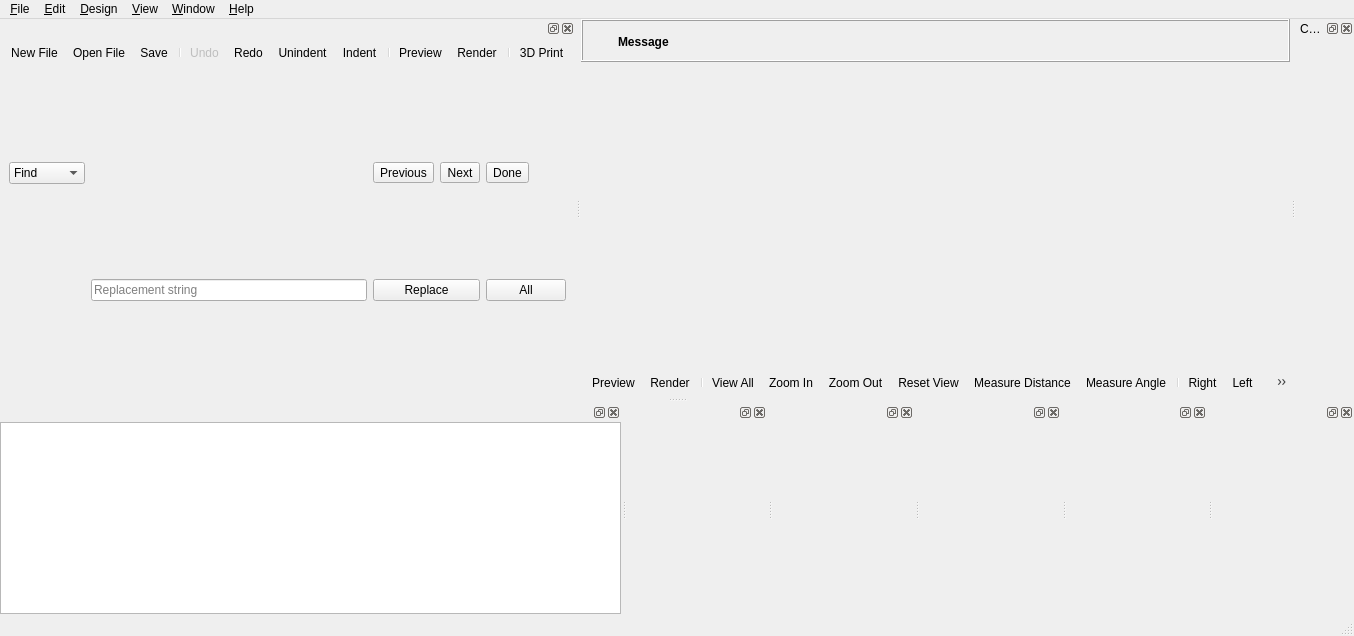
<?xml version="1.0" encoding="UTF-8"?>
<ui version="4.0">
 <class>MainWindow</class>
 <widget class="QMainWindow" name="MainWindow">
  <property name="geometry">
   <rect>
    <x>0</x>
    <y>0</y>
    <width>1354</width>
    <height>636</height>
   </rect>
  </property>
  <widget class="QWidget" name="centralwidget">
   <layout class="QVBoxLayout" name="verticalLayout_2">
    <property name="spacing">
     <number>0</number>
    </property>
    <property name="leftMargin">
     <number>0</number>
    </property>
    <property name="topMargin">
     <number>0</number>
    </property>
    <property name="rightMargin">
     <number>0</number>
    </property>
    <property name="bottomMargin">
     <number>0</number>
    </property>
    <item>
     <widget class="QWidget" name="mainWidget" native="true">
      <property name="sizePolicy">
       <sizepolicy hsizetype="Expanding" vsizetype="Expanding">
        <horstretch>0</horstretch>
        <verstretch>0</verstretch>
       </sizepolicy>
      </property>
      <layout class="QVBoxLayout" name="verticalLayout_3">
       <property name="spacing">
        <number>0</number>
       </property>
       <property name="leftMargin">
        <number>0</number>
       </property>
       <property name="topMargin">
        <number>0</number>
       </property>
       <property name="rightMargin">
        <number>0</number>
       </property>
       <property name="bottomMargin">
        <number>0</number>
       </property>
       <item>
        <widget class="QFrame" name="frameCompileResult">
         <property name="frameShape">
          <enum>QFrame::Shape::Box</enum>
         </property>
         <property name="frameShadow">
          <enum>QFrame::Shadow::Raised</enum>
         </property>
         <layout class="QGridLayout" name="gridLayoutCompileResult">
          <property name="leftMargin">
           <number>6</number>
          </property>
          <property name="topMargin">
           <number>6</number>
          </property>
          <property name="rightMargin">
           <number>6</number>
          </property>
          <property name="bottomMargin">
           <number>4</number>
          </property>
          <property name="horizontalSpacing">
           <number>4</number>
          </property>
          <item row="0" column="1">
           <widget class="QLabel" name="labelCompileResultMessage">
            <property name="sizePolicy">
             <sizepolicy hsizetype="Preferred" vsizetype="Preferred">
              <horstretch>1</horstretch>
              <verstretch>0</verstretch>
             </sizepolicy>
            </property>
            <property name="font">
             <font>
              <bold>true</bold>
             </font>
            </property>
            <property name="text">
             <string>Message</string>
            </property>
            <property name="wordWrap">
             <bool>true</bool>
            </property>
           </widget>
          </item>
          <item row="0" column="2">
           <widget class="QToolButton" name="toolButtonCompileResultClose">
            <property name="styleSheet">
             <string notr="true"/>
            </property>
            <property name="text">
             <string/>
            </property>
            <property name="icon">
             <iconset resource="../../resources/common.qrc">
              <normaloff>:/icons/close.png</normaloff>:/icons/close.png</iconset>
            </property>
            <property name="iconSize">
             <size>
              <width>22</width>
              <height>22</height>
             </size>
            </property>
            <property name="toolButtonStyle">
             <enum>Qt::ToolButtonStyle::ToolButtonIconOnly</enum>
            </property>
            <property name="autoRaise">
             <bool>true</bool>
            </property>
           </widget>
          </item>
          <item row="0" column="0">
           <widget class="QToolButton" name="toolButtonCompileResultIcon">
            <property name="styleSheet">
             <string notr="true">QToolButton { border: none; }</string>
            </property>
            <property name="text">
             <string/>
            </property>
            <property name="icon">
             <iconset resource="../../resources/common.qrc">
              <normaloff>:/icons/information-icons-error.png</normaloff>:/icons/information-icons-error.png</iconset>
            </property>
            <property name="iconSize">
             <size>
              <width>22</width>
              <height>22</height>
             </size>
            </property>
            <property name="autoRaise">
             <bool>false</bool>
            </property>
           </widget>
          </item>
         </layout>
        </widget>
       </item>
       <item>
        <widget class="QGLView" name="qglview" native="true">
         <property name="sizePolicy">
          <sizepolicy hsizetype="Expanding" vsizetype="Expanding">
           <horstretch>0</horstretch>
           <verstretch>0</verstretch>
          </sizepolicy>
         </property>
         <property name="minimumSize">
          <size>
           <width>200</width>
           <height>100</height>
          </size>
         </property>
        </widget>
       </item>
       <item>
        <widget class="QToolBar" name="viewerToolBar">
         <addaction name="designActionPreview"/>
         <addaction name="designActionRender"/>
         <addaction name="separator"/>
         <addaction name="viewActionViewAll"/>
         <addaction name="viewActionZoomIn"/>
         <addaction name="viewActionZoomOut"/>
         <addaction name="viewActionResetView"/>
         <addaction name="designActionMeasureDist"/>
         <addaction name="designActionMeasureAngle"/>
         <addaction name="separator"/>
         <addaction name="viewActionRight"/>
         <addaction name="viewActionLeft"/>
         <addaction name="viewActionBack"/>
         <addaction name="viewActionFront"/>
         <addaction name="viewActionTop"/>
         <addaction name="viewActionBottom"/>
         <addaction name="separator"/>
         <addaction name="viewActionPerspective"/>
         <addaction name="viewActionOrthogonal"/>
         <addaction name="separator"/>
         <addaction name="viewActionShowAxes"/>
         <addaction name="viewActionShowScaleProportional"/>
         <addaction name="viewActionShowEdges"/>
        </widget>
       </item>
      </layout>
      <zorder>qglview</zorder>
      <zorder>viewerToolBar</zorder>
      <zorder>frameCompileResult</zorder>
     </widget>
    </item>
   </layout>
  </widget>
  <widget class="QMenuBar" name="menubar">
   <property name="geometry">
    <rect>
     <x>0</x>
     <y>0</y>
     <width>1354</width>
     <height>37</height>
    </rect>
   </property>
   <widget class="QMenu" name="menu_File">
    <property name="title">
     <string>&amp;File</string>
    </property>
    <widget class="QMenu" name="menuOpenRecent">
     <property name="title">
      <string>Recen&amp;t Files</string>
     </property>
    </widget>
    <widget class="QMenu" name="menuExamples">
     <property name="title">
      <string>&amp;Examples</string>
     </property>
    </widget>
    <widget class="QMenu" name="menuExport">
     <property name="title">
      <string>E&amp;xport</string>
     </property>
     <addaction name="fileActionExportAsciiSTL"/>
     <addaction name="fileActionExportBinarySTL"/>
     <addaction name="fileActionExportOBJ"/>
     <addaction name="fileActionExportPOV"/>
     <addaction name="fileActionExportOFF"/>
     <addaction name="fileActionExportWRL"/>
     <addaction name="fileActionExportAMF"/>
     <addaction name="fileActionExport3MF"/>
     <addaction name="fileActionExportDXF"/>
     <addaction name="fileActionExportSVG"/>
     <addaction name="fileActionExportCSG"/>
     <addaction name="fileActionExportPDF"/>
     <addaction name="separator"/>
     <addaction name="fileActionExportImage"/>
    </widget>
    <widget class="QMenu" name="menuPython">
     <property name="title">
      <string>Python</string>
     </property>
     <addaction name="fileActionPythonRevoke"/>
     <addaction name="separator"/>
     <addaction name="fileActionPythonSelectVenv"/>
     <addaction name="fileActionPythonCreateVenv"/>
    </widget>
    <addaction name="fileActionNew"/>
    <addaction name="fileActionOpen"/>
    <addaction name="menuOpenRecent"/>
    <addaction name="menuExamples"/>
    <addaction name="fileActionReload"/>
    <addaction name="separator"/>
    <addaction name="fileActionNewWindow"/>
    <addaction name="fileActionOpenWindow"/>
    <addaction name="fileActionClose"/>
    <addaction name="separator"/>
    <addaction name="fileActionSave"/>
    <addaction name="fileActionSaveAs"/>
    <addaction name="fileActionSaveACopy"/>
    <addaction name="fileActionSaveAll"/>
    <addaction name="separator"/>
    <addaction name="menuExport"/>
    <addaction name="separator"/>
    <addaction name="menuPython"/>
    <addaction name="separator"/>
    <addaction name="fileShowLibraryFolder"/>
    <addaction name="separator"/>
    <addaction name="fileActionQuit"/>
   </widget>
   <widget class="QMenu" name="menu_Edit">
    <property name="title">
     <string>&amp;Edit</string>
    </property>
    <addaction name="editActionUndo"/>
    <addaction name="editActionRedo"/>
    <addaction name="separator"/>
    <addaction name="editActionCut"/>
    <addaction name="editActionCopy"/>
    <addaction name="editActionPaste"/>
    <addaction name="separator"/>
    <addaction name="editActionIndent"/>
    <addaction name="editActionUnindent"/>
    <addaction name="editActionComment"/>
    <addaction name="editActionUncomment"/>
    <addaction name="editActionConvertTabsToSpaces"/>
    <addaction name="editActionToggleBookmark"/>
    <addaction name="editActionNextBookmark"/>
    <addaction name="editActionPrevBookmark"/>
    <addaction name="separator"/>
    <addaction name="editActionNextTab"/>
    <addaction name="editActionPrevTab"/>
    <addaction name="separator"/>
    <addaction name="editActionCopyViewport"/>
    <addaction name="editActionCopyVPT"/>
    <addaction name="editActionCopyVPR"/>
    <addaction name="editActionCopyVPD"/>
    <addaction name="editActionCopyVPF"/>
    <addaction name="separator"/>
    <addaction name="editActionFind"/>
    <addaction name="editActionFindAndReplace"/>
    <addaction name="editActionFindNext"/>
    <addaction name="editActionFindPrevious"/>
    <addaction name="editActionUseSelectionForFind"/>
    <addaction name="separator"/>
    <addaction name="editActionJumpToNextError"/>
    <addaction name="separator"/>
    <addaction name="editActionZoomTextIn"/>
    <addaction name="editActionZoomTextOut"/>
    <addaction name="editActionPreferences"/>
   </widget>
   <widget class="QMenu" name="menu_Design">
    <property name="title">
     <string>&amp;Design</string>
    </property>
    <addaction name="designActionAutoReload"/>
    <addaction name="designActionReloadAndPreview"/>
    <addaction name="designActionPreview"/>
    <addaction name="designActionRender"/>
    <addaction name="designAction3DPrint"/>
    <addaction name="designActionMeasureDist"/>
    <addaction name="designActionMeasureAngle"/>
    <addaction name="separator"/>
    <addaction name="designCheckValidity"/>
    <addaction name="designActionDisplayAST"/>
    <addaction name="designActionDisplayCSGTree"/>
    <addaction name="designActionDisplayCSGProducts"/>
    <addaction name="separator"/>
    <addaction name="designActionFlushCaches"/>
   </widget>
   <widget class="QMenu" name="menu_View">
    <property name="title">
     <string>&amp;View</string>
    </property>
    <addaction name="viewActionPreview"/>
    <addaction name="viewActionThrownTogether"/>
    <addaction name="separator"/>
    <addaction name="viewActionShowEdges"/>
    <addaction name="viewActionShowAxes"/>
    <addaction name="viewActionShowScaleProportional"/>
    <addaction name="viewActionShowCrosshairs"/>
    <addaction name="separator"/>
    <addaction name="viewActionTop"/>
    <addaction name="viewActionBottom"/>
    <addaction name="viewActionLeft"/>
    <addaction name="viewActionRight"/>
    <addaction name="viewActionFront"/>
    <addaction name="viewActionBack"/>
    <addaction name="viewActionDiagonal"/>
    <addaction name="viewActionCenter"/>
    <addaction name="viewActionViewAll"/>
    <addaction name="viewActionResetView"/>
    <addaction name="separator"/>
    <addaction name="viewActionZoomIn"/>
    <addaction name="viewActionZoomOut"/>
    <addaction name="separator"/>
    <addaction name="viewActionPerspective"/>
    <addaction name="viewActionOrthogonal"/>
    <addaction name="separator"/>
    <addaction name="viewActionHideEditorToolBar"/>
    <addaction name="viewActionHide3DViewToolBar"/>
   </widget>
   <widget class="QMenu" name="menuHelp">
    <property name="title">
     <string>&amp;Help</string>
    </property>
    <addaction name="helpActionAbout"/>
    <addaction name="helpActionHomepage"/>
    <addaction name="helpActionManual"/>
    <addaction name="helpActionOfflineManual"/>
    <addaction name="helpActionCheatSheet"/>
    <addaction name="helpActionOfflineCheatSheet"/>
    <addaction name="helpActionLibraryInfo"/>
   </widget>
   <widget class="QMenu" name="menuWindow">
    <property name="title">
     <string>&amp;Window</string>
    </property>
    <addaction name="separator"/>
    <addaction name="windowActionNextWindow"/>
    <addaction name="windowActionPreviousWindow"/>
    <addaction name="separator"/>
    <addaction name="windowActionJumpTo"/>
   </widget>
   <addaction name="menu_File"/>
   <addaction name="menu_Edit"/>
   <addaction name="menu_Design"/>
   <addaction name="menu_View"/>
   <addaction name="menuWindow"/>
   <addaction name="menuHelp"/>
  </widget>
  <widget class="QStatusBar" name="statusbar"/>
  <widget class="Dock" name="editorDock">
   <attribute name="dockWidgetArea">
    <number>1</number>
   </attribute>
   <widget class="QWidget" name="editorDockContents">
    <layout class="QVBoxLayout" name="verticalLayout">
     <property name="spacing">
      <number>0</number>
     </property>
     <property name="leftMargin">
      <number>0</number>
     </property>
     <property name="topMargin">
      <number>0</number>
     </property>
     <property name="rightMargin">
      <number>0</number>
     </property>
     <property name="bottomMargin">
      <number>0</number>
     </property>
     <item>
      <widget class="QToolBar" name="editortoolbar">
       <addaction name="fileActionNew"/>
       <addaction name="fileActionOpen"/>
       <addaction name="fileActionSave"/>
       <addaction name="separator"/>
       <addaction name="editActionUndo"/>
       <addaction name="editActionRedo"/>
       <addaction name="editActionUnindent"/>
       <addaction name="editActionIndent"/>
       <addaction name="separator"/>
       <addaction name="designActionPreview"/>
       <addaction name="designActionRender"/>
       <addaction name="separator"/>
       <addaction name="designAction3DPrint"/>
      </widget>
     </item>
     <item>
      <widget class="QFrame" name="find_panel">
       <property name="enabled">
        <bool>true</bool>
       </property>
       <property name="sizePolicy">
        <sizepolicy hsizetype="Preferred" vsizetype="Minimum">
         <horstretch>0</horstretch>
         <verstretch>0</verstretch>
        </sizepolicy>
       </property>
       <property name="frameShape">
        <enum>QFrame::Shape::NoFrame</enum>
       </property>
       <property name="frameShadow">
        <enum>QFrame::Shadow::Raised</enum>
       </property>
       <property name="lineWidth">
        <number>0</number>
       </property>
       <layout class="QGridLayout" name="gridLayout">
        <property name="topMargin">
         <number>0</number>
        </property>
        <property name="bottomMargin">
         <number>0</number>
        </property>
        <property name="verticalSpacing">
         <number>0</number>
        </property>
        <item row="0" column="0">
         <widget class="QComboBox" name="findTypeComboBox">
          <item>
           <property name="text">
            <string>Find</string>
           </property>
          </item>
          <item>
           <property name="text">
            <string>Replace</string>
           </property>
          </item>
         </widget>
        </item>
        <item row="0" column="1">
         <widget class="QWordSearchField" name="findInputField">
          <property name="placeholderText" stdset="0">
           <string>Search string</string>
          </property>
         </widget>
        </item>
        <item row="1" column="1">
         <widget class="QLineEdit" name="replaceInputField">
          <property name="placeholderText">
           <string>Replacement string</string>
          </property>
         </widget>
        </item>
        <item row="1" column="2" colspan="2">
         <widget class="QPushButton" name="replaceButton">
          <property name="text">
           <string>Replace</string>
          </property>
         </widget>
        </item>
        <item row="1" column="4">
         <widget class="QPushButton" name="replaceAllButton">
          <property name="text">
           <string>All</string>
          </property>
         </widget>
        </item>
        <item row="0" column="2">
         <widget class="QToolButton" name="findPrevButton">
          <property name="text">
           <string>Previous</string>
          </property>
         </widget>
        </item>
        <item row="0" column="3">
         <widget class="QToolButton" name="findNextButton">
          <property name="text">
           <string>Next</string>
          </property>
         </widget>
        </item>
        <item row="0" column="4">
         <widget class="QToolButton" name="findDoneButton">
          <property name="text">
           <string>Done</string>
          </property>
         </widget>
        </item>
       </layout>
      </widget>
     </item>
    </layout>
   </widget>
   <addaction name="editActionRedo_2"/>
  </widget>
  <widget class="Dock" name="consoleDock">
   <attribute name="dockWidgetArea">
    <number>8</number>
   </attribute>
   <widget class="QWidget" name="consoleDockContents">
    <property name="focusPolicy">
     <enum>Qt::FocusPolicy::NoFocus</enum>
    </property>
    <layout class="QVBoxLayout" name="verticalLayout_5">
     <property name="leftMargin">
      <number>0</number>
     </property>
     <property name="topMargin">
      <number>0</number>
     </property>
     <property name="rightMargin">
      <number>0</number>
     </property>
     <property name="bottomMargin">
      <number>0</number>
     </property>
     <item>
      <widget class="Console" name="console">
       <property name="minimumSize">
        <size>
         <width>10</width>
         <height>10</height>
        </size>
       </property>
       <property name="focusPolicy">
        <enum>Qt::FocusPolicy::StrongFocus</enum>
       </property>
       <property name="readOnly">
        <bool>true</bool>
       </property>
      </widget>
     </item>
    </layout>
   </widget>
  </widget>
  <widget class="Dock" name="parameterDock">
   <property name="windowTitle">
    <string>Customizer Widget</string>
   </property>
   <attribute name="dockWidgetArea">
    <number>2</number>
   </attribute>
  </widget>
  <widget class="Dock" name="animateDock">
   <attribute name="dockWidgetArea">
    <number>8</number>
   </attribute>
   <widget class="QWidget" name="animateDockContents">
    <property name="focusPolicy">
     <enum>Qt::FocusPolicy::StrongFocus</enum>
    </property>
    <layout class="QVBoxLayout" name="verticalLayout_Animate">
     <property name="leftMargin">
      <number>0</number>
     </property>
     <property name="topMargin">
      <number>0</number>
     </property>
     <property name="rightMargin">
      <number>0</number>
     </property>
     <property name="bottomMargin">
      <number>0</number>
     </property>
     <item>
      <widget class="Animate" name="animateWidget" native="true"/>
     </item>
    </layout>
   </widget>
  </widget>
  <widget class="Dock" name="viewportControlDock">
   <attribute name="dockWidgetArea">
    <number>8</number>
   </attribute>
   <widget class="QWidget" name="viewportControlDockContents">
    <property name="focusPolicy">
     <enum>Qt::FocusPolicy::StrongFocus</enum>
    </property>
    <layout class="QVBoxLayout" name="verticalLayout_ViewportControl">
     <property name="leftMargin">
      <number>0</number>
     </property>
     <property name="topMargin">
      <number>0</number>
     </property>
     <property name="rightMargin">
      <number>0</number>
     </property>
     <property name="bottomMargin">
      <number>0</number>
     </property>
     <item>
      <widget class="ViewportControl" name="viewportControlWidget" native="true"/>
     </item>
    </layout>
   </widget>
  </widget>
  <widget class="Dock" name="errorLogDock">
   <attribute name="dockWidgetArea">
    <number>8</number>
   </attribute>
   <widget class="QWidget" name="errorLogDockContents">
    <property name="focusPolicy">
     <enum>Qt::FocusPolicy::StrongFocus</enum>
    </property>
    <layout class="QVBoxLayout" name="verticalLayout_6">
     <property name="leftMargin">
      <number>0</number>
     </property>
     <property name="topMargin">
      <number>0</number>
     </property>
     <property name="rightMargin">
      <number>0</number>
     </property>
     <property name="bottomMargin">
      <number>0</number>
     </property>
     <item>
      <widget class="ErrorLog" name="errorLogWidget" native="true">
       <property name="minimumSize">
        <size>
         <width>10</width>
         <height>10</height>
        </size>
       </property>
      </widget>
     </item>
    </layout>
   </widget>
  </widget>
  <widget class="Dock" name="fontListDock">
   <attribute name="dockWidgetArea">
    <number>8</number>
   </attribute>
   <widget class="QWidget" name="fontListDockContents">
    <layout class="QVBoxLayout" name="verticalLayoutFontList">
     <property name="leftMargin">
      <number>0</number>
     </property>
     <property name="topMargin">
      <number>0</number>
     </property>
     <property name="rightMargin">
      <number>0</number>
     </property>
     <property name="bottomMargin">
      <number>0</number>
     </property>
     <item>
      <widget class="FontList" name="fontListWidget" native="true"/>
     </item>
    </layout>
   </widget>
  </widget>
  <widget class="Dock" name="colorListDock">
   <attribute name="dockWidgetArea">
    <number>8</number>
   </attribute>
   <widget class="QWidget" name="colorListDockContents">
    <layout class="QVBoxLayout" name="verticalLayoutColorList">
     <property name="leftMargin">
      <number>0</number>
     </property>
     <property name="topMargin">
      <number>0</number>
     </property>
     <property name="rightMargin">
      <number>0</number>
     </property>
     <property name="bottomMargin">
      <number>0</number>
     </property>
     <item>
      <widget class="ColorList" name="colorListWidget" native="true"/>
     </item>
    </layout>
   </widget>
  </widget>
  <action name="fileActionNew">
   <property name="icon">
    <iconset theme="chokusen-new"/>
   </property>
   <property name="text">
    <string>&amp;New File</string>
   </property>
   <property name="shortcut">
    <string>Ctrl+N</string>
   </property>
  </action>
  <action name="fileActionNewWindow">
   <property name="text">
    <string>New Window</string>
   </property>
  </action>
  <action name="fileActionOpen">
   <property name="icon">
    <iconset theme="chokusen-open"/>
   </property>
   <property name="text">
    <string>&amp;Open File</string>
   </property>
   <property name="shortcut">
    <string>Ctrl+O</string>
   </property>
  </action>
  <action name="fileActionOpenWindow">
   <property name="text">
    <string>Open in New Window</string>
   </property>
  </action>
  <action name="fileActionSave">
   <property name="icon">
    <iconset theme="chokusen-save"/>
   </property>
   <property name="text">
    <string>&amp;Save</string>
   </property>
   <property name="shortcut">
    <string>Ctrl+S</string>
   </property>
  </action>
  <action name="fileActionSaveAs">
   <property name="text">
    <string>Save &amp;As...</string>
   </property>
   <property name="shortcut">
    <string>Ctrl+Shift+S</string>
   </property>
  </action>
  <action name="fileActionSaveACopy">
   <property name="text">
    <string>Save a Copy</string>
   </property>
  </action>
  <action name="fileActionSaveAll">
   <property name="text">
    <string>Save All</string>
   </property>
  </action>
  <action name="fileActionReload">
   <property name="text">
    <string>&amp;Reload</string>
   </property>
   <property name="shortcut">
    <string>Ctrl+R</string>
   </property>
  </action>
  <action name="fileActionQuit">
   <property name="text">
    <string>&amp;Quit</string>
   </property>
   <property name="shortcut">
    <string>Ctrl+Q</string>
   </property>
   <property name="menuRole">
    <enum>QAction::MenuRole::QuitRole</enum>
   </property>
  </action>
  <action name="editActionUndo">
   <property name="enabled">
    <bool>false</bool>
   </property>
   <property name="icon">
    <iconset theme="chokusen-undo"/>
   </property>
   <property name="text">
    <string>&amp;Undo</string>
   </property>
   <property name="shortcut">
    <string>Ctrl+Z</string>
   </property>
   <property name="shortcutContext">
    <enum>Qt::ShortcutContext::WidgetWithChildrenShortcut</enum>
   </property>
  </action>
  <action name="editActionRedo">
   <property name="icon">
    <iconset theme="chokusen-redo"/>
   </property>
   <property name="text">
    <string>&amp;Redo</string>
   </property>
   <property name="shortcut">
    <string>Ctrl+Shift+Z</string>
   </property>
   <property name="shortcutContext">
    <enum>Qt::ShortcutContext::WidgetWithChildrenShortcut</enum>
   </property>
  </action>
  <action name="editActionRedo_2">
   <property name="shortcut">
    <string>Ctrl+Y</string>
   </property>
   <property name="shortcutContext">
    <enum>Qt::ShortcutContext::WidgetWithChildrenShortcut</enum>
   </property>
  </action>
  <action name="editActionCut">
   <property name="text">
    <string>Cu&amp;t</string>
   </property>
   <property name="shortcut">
    <string>Ctrl+X</string>
   </property>
   <property name="shortcutContext">
    <enum>Qt::ShortcutContext::WidgetWithChildrenShortcut</enum>
   </property>
  </action>
  <action name="editActionCopy">
   <property name="text">
    <string>&amp;Copy</string>
   </property>
   <property name="shortcut">
    <string>Ctrl+C</string>
   </property>
   <property name="shortcutContext">
    <enum>Qt::ShortcutContext::WidgetWithChildrenShortcut</enum>
   </property>
  </action>
  <action name="editActionPaste">
   <property name="text">
    <string>&amp;Paste</string>
   </property>
   <property name="shortcut">
    <string>Ctrl+V</string>
   </property>
   <property name="shortcutContext">
    <enum>Qt::ShortcutContext::WidgetWithChildrenShortcut</enum>
   </property>
  </action>
  <action name="editActionIndent">
   <property name="icon">
    <iconset theme="chokusen-indent"/>
   </property>
   <property name="text">
    <string>&amp;Indent</string>
   </property>
   <property name="shortcut">
    <string>Ctrl+I</string>
   </property>
  </action>
  <action name="editActionComment">
   <property name="text">
    <string>C&amp;omment</string>
   </property>
   <property name="shortcut">
    <string>Ctrl+D</string>
   </property>
  </action>
  <action name="editActionUncomment">
   <property name="text">
    <string>Unco&amp;mment</string>
   </property>
   <property name="shortcut">
    <string>Ctrl+Shift+D</string>
   </property>
  </action>
  <action name="editActionNextTab">
   <property name="text">
    <string>Show Next Tab</string>
   </property>
   <property name="shortcut">
    <string>Ctrl+Tab</string>
   </property>
  </action>
  <action name="editActionPrevTab">
   <property name="text">
    <string>Show Previous Tab</string>
   </property>
   <property name="shortcut">
    <string>Ctrl+Shift+Tab</string>
   </property>
  </action>
  <action name="editActionCopyViewport">
   <property name="text">
    <string>Copy viewport ima&amp;ge</string>
   </property>
   <property name="shortcut">
    <string>Ctrl+Shift+C</string>
   </property>
  </action>
  <action name="editActionCopyVPT">
   <property name="text">
    <string>Copy viewport transl&amp;ation</string>
   </property>
   <property name="shortcut">
    <string>Ctrl+T</string>
   </property>
  </action>
  <action name="editActionCopyVPR">
   <property name="text">
    <string>Cop&amp;y viewport rotation</string>
   </property>
  </action>
  <action name="editActionCopyVPD">
   <property name="text">
    <string>Copy vie&amp;wport distance</string>
   </property>
  </action>
  <action name="editActionCopyVPF">
   <property name="text">
    <string>Copy vie&amp;wport fov</string>
   </property>
  </action>
  <action name="editActionZoomTextIn">
   <property name="icon">
    <iconset theme="chokusen-zoom-text-in"/>
   </property>
   <property name="text">
    <string>Increase Font &amp;Size</string>
   </property>
   <property name="shortcut">
    <string>Ctrl++</string>
   </property>
  </action>
  <action name="editActionZoomTextOut">
   <property name="icon">
    <iconset theme="chokusen-zoom-text-out"/>
   </property>
   <property name="text">
    <string>Decrease Font Si&amp;ze</string>
   </property>
   <property name="shortcut">
    <string>Ctrl+-</string>
   </property>
  </action>
  <action name="designActionReloadAndPreview">
   <property name="text">
    <string>&amp;Reload and Preview</string>
   </property>
   <property name="shortcut">
    <string>F4</string>
   </property>
  </action>
  <action name="designActionPreview">
   <property name="icon">
    <iconset theme="chokusen-preview"/>
   </property>
   <property name="text">
    <string>&amp;Preview</string>
   </property>
   <property name="shortcut">
    <string>F5</string>
   </property>
  </action>
  <action name="designActionRender">
   <property name="icon">
    <iconset theme="chokusen-render"/>
   </property>
   <property name="text">
    <string>R&amp;ender</string>
   </property>
   <property name="shortcut">
    <string>F6</string>
   </property>
  </action>
  <action name="designAction3DPrint">
   <property name="icon">
    <iconset theme="chokusen-send"/>
   </property>
   <property name="text">
    <string>&amp;3D Print</string>
   </property>
   <property name="shortcut">
    <string>F8</string>
   </property>
  </action>
  <action name="designActionMeasureDist">
   <property name="checkable">
    <bool>true</bool>
   </property>
   <property name="icon">
    <iconset theme="chokusen-measure-distance"/>
   </property>
   <property name="text">
    <string>Measure &amp;Distance</string>
   </property>
   <property name="shortcut">
    <string>D</string>
   </property>
  </action>
  <action name="designActionMeasureAngle">
   <property name="checkable">
    <bool>true</bool>
   </property>
   <property name="icon">
    <iconset theme="chokusen-measure-angle"/>
   </property>
   <property name="text">
    <string>Measure &amp;Angle</string>
   </property>
   <property name="shortcut">
    <string>A</string>
   </property>
  </action>
  <action name="designCheckValidity">
   <property name="text">
    <string>&amp;Check Validity</string>
   </property>
  </action>
  <action name="designActionDisplayAST">
   <property name="text">
    <string>Display A&amp;ST...</string>
   </property>
  </action>
  <action name="designActionDisplayCSGTree">
   <property name="text">
    <string>Display CSG &amp;Tree...</string>
   </property>
  </action>
  <action name="designActionDisplayCSGProducts">
   <property name="text">
    <string>Display CSG Pr&amp;oducts...</string>
   </property>
  </action>
  <action name="fileActionExportBinarySTL">
   <property name="icon">
    <iconset theme="chokusen-export-stl"/>
   </property>
   <property name="text">
    <string>Export as &amp;STL (binary)...</string>
   </property>
  </action>
  <action name="fileActionExportAsciiSTL">
   <property name="icon">
    <iconset theme="chokusen-export-stl"/>
   </property>
   <property name="text">
    <string>Export as &amp;STL (ascii)...</string>
   </property>
  </action>
  <action name="fileActionExportOBJ">
   <property name="icon">
    <iconset theme="chokusen-export-obj"/>
   </property>
   <property name="text">
    <string>Export as &amp;OBJ...</string>
   </property>
  </action>
  <action name="fileActionExportPOV">
   <property name="icon">
    <iconset theme="chokusen-export-pov"/>
   </property>
   <property name="text">
    <string>Export as &amp;POV...</string>
   </property>
  </action>
  <action name="fileActionExportOFF">
   <property name="icon">
    <iconset theme="chokusen-export-off"/>
   </property>
   <property name="text">
    <string>Export as &amp;OFF...</string>
   </property>
  </action>
  <action name="fileActionExportWRL">
   <property name="icon">
    <iconset theme="chokusen-export-wrl"/>
   </property>
   <property name="text">
    <string>Export as &amp;WRL...</string>
   </property>
  </action>
  <action name="viewActionPreview">
   <property name="checkable">
    <bool>true</bool>
   </property>
   <property name="icon">
    <iconset theme="chokusen-surface"/>
   </property>
   <property name="text">
    <string>Preview</string>
   </property>
   <property name="shortcut">
    <string>F9</string>
   </property>
  </action>
  <action name="viewActionThrownTogether">
   <property name="checkable">
    <bool>true</bool>
   </property>
   <property name="icon">
    <iconset theme="chokusen-throwntogether"/>
   </property>
   <property name="text">
    <string>Thrown Together</string>
   </property>
   <property name="shortcut">
    <string>F12</string>
   </property>
  </action>
  <action name="viewActionShowEdges">
   <property name="checkable">
    <bool>true</bool>
   </property>
   <property name="icon">
    <iconset theme="chokusen-show-edges"/>
   </property>
   <property name="text">
    <string>Show Edges</string>
   </property>
   <property name="shortcut">
    <string>Ctrl+1</string>
   </property>
  </action>
  <action name="viewActionShowAxes">
   <property name="checkable">
    <bool>true</bool>
   </property>
   <property name="icon">
    <iconset theme="chokusen-axes"/>
   </property>
   <property name="text">
    <string>Show Axes</string>
   </property>
   <property name="shortcut">
    <string>Ctrl+2</string>
   </property>
  </action>
  <action name="viewActionShowCrosshairs">
   <property name="checkable">
    <bool>true</bool>
   </property>
   <property name="icon">
    <iconset theme="chokusen-crosshairs"/>
   </property>
   <property name="text">
    <string>Show Crosshairs</string>
   </property>
   <property name="shortcut">
    <string>Ctrl+3</string>
   </property>
  </action>
  <action name="viewActionShowScaleProportional">
   <property name="checkable">
    <bool>true</bool>
   </property>
   <property name="icon">
    <iconset theme="chokusen-scalemarkers"/>
   </property>
   <property name="text">
    <string>Show Scale Markers</string>
   </property>
  </action>
  <action name="viewActionTop">
   <property name="icon">
    <iconset theme="chokusen-view-top"/>
   </property>
   <property name="text">
    <string>&amp;Top</string>
   </property>
   <property name="shortcut">
    <string>Ctrl+4</string>
   </property>
  </action>
  <action name="viewActionBottom">
   <property name="icon">
    <iconset theme="chokusen-view-bottom"/>
   </property>
   <property name="text">
    <string>&amp;Bottom</string>
   </property>
   <property name="shortcut">
    <string>Ctrl+5</string>
   </property>
  </action>
  <action name="viewActionLeft">
   <property name="icon">
    <iconset theme="chokusen-view-left"/>
   </property>
   <property name="text">
    <string>&amp;Left</string>
   </property>
   <property name="shortcut">
    <string>Ctrl+6</string>
   </property>
  </action>
  <action name="viewActionRight">
   <property name="icon">
    <iconset theme="chokusen-view-right"/>
   </property>
   <property name="text">
    <string>&amp;Right</string>
   </property>
   <property name="shortcut">
    <string>Ctrl+7</string>
   </property>
  </action>
  <action name="viewActionFront">
   <property name="icon">
    <iconset theme="chokusen-view-front"/>
   </property>
   <property name="text">
    <string>&amp;Front</string>
   </property>
   <property name="shortcut">
    <string>Ctrl+8</string>
   </property>
  </action>
  <action name="viewActionBack">
   <property name="icon">
    <iconset theme="chokusen-view-back"/>
   </property>
   <property name="text">
    <string>Bac&amp;k</string>
   </property>
   <property name="shortcut">
    <string>Ctrl+9</string>
   </property>
  </action>
  <action name="viewActionDiagonal">
   <property name="text">
    <string>&amp;Diagonal</string>
   </property>
   <property name="shortcut">
    <string>Ctrl+0</string>
   </property>
  </action>
  <action name="viewActionCenter">
   <property name="text">
    <string>Ce&amp;nter</string>
   </property>
   <property name="shortcut">
    <string>Ctrl+Shift+0</string>
   </property>
  </action>
  <action name="viewActionPerspective">
   <property name="checkable">
    <bool>true</bool>
   </property>
   <property name="icon">
    <iconset theme="chokusen-perspective"/>
   </property>
   <property name="text">
    <string>&amp;Perspective</string>
   </property>
  </action>
  <action name="viewActionOrthogonal">
   <property name="checkable">
    <bool>true</bool>
   </property>
   <property name="icon">
    <iconset theme="chokusen-orthogonal"/>
   </property>
   <property name="text">
    <string>&amp;Orthogonal</string>
   </property>
  </action>
  <action name="helpActionAbout">
   <property name="enabled">
    <bool>true</bool>
   </property>
   <property name="text">
    <string>&amp;About</string>
   </property>
   <property name="menuRole">
    <enum>QAction::MenuRole::AboutRole</enum>
   </property>
  </action>
  <action name="helpActionManual">
   <property name="text">
    <string>&amp;Documentation</string>
   </property>
  </action>
  <action name="helpActionOfflineManual">
   <property name="text">
    <string>&amp;Offline Documentation</string>
   </property>
  </action>
  <action name="helpActionOfflineCheatSheet">
   <property name="text">
    <string>&amp;Offline Cheat Sheet</string>
   </property>
  </action>
  <action name="fileActionClearRecent">
   <property name="text">
    <string>Clear Recent</string>
   </property>
  </action>
  <action name="fileActionExportDXF">
   <property name="icon">
    <iconset theme="chokusen-export-dxf"/>
   </property>
   <property name="text">
    <string>Export as &amp;DXF...</string>
   </property>
  </action>
  <action name="fileActionPythonRevoke">
   <property name="text">
    <string>Revoke Trusted Python Files</string>
   </property>
   <property name="toolTip">
    <string>Revoke Trusted Python Files</string>
   </property>
  </action>
  <action name="fileActionClose">
   <property name="text">
    <string>&amp;Close</string>
   </property>
   <property name="shortcut">
    <string>Ctrl+W</string>
   </property>
  </action>
  <action name="editActionPreferences">
   <property name="text">
    <string>&amp;Preferences</string>
   </property>
   <property name="menuRole">
    <enum>QAction::MenuRole::PreferencesRole</enum>
   </property>
  </action>
  <action name="editActionFind">
   <property name="text">
    <string>&amp;Find...</string>
   </property>
   <property name="shortcut">
    <string>Ctrl+F</string>
   </property>
  </action>
  <action name="editActionFindAndReplace">
   <property name="text">
    <string>Fin&amp;d and Replace...</string>
   </property>
   <property name="shortcut">
    <string>Ctrl+Alt+F</string>
   </property>
  </action>
  <action name="editActionFindNext">
   <property name="text">
    <string>Find Ne&amp;xt</string>
   </property>
   <property name="shortcut">
    <string>Ctrl+G</string>
   </property>
  </action>
  <action name="editActionFindPrevious">
   <property name="text">
    <string>Find Pre&amp;vious</string>
   </property>
   <property name="shortcut">
    <string>Ctrl+Shift+G</string>
   </property>
  </action>
  <action name="editActionUseSelectionForFind">
   <property name="text">
    <string>Use Se&amp;lection for Find</string>
   </property>
   <property name="shortcut">
    <string>Ctrl+E</string>
   </property>
  </action>
  <action name="editActionJumpToNextError">
   <property name="text">
    <string>Jump to next error</string>
   </property>
   <property name="shortcut">
    <string>Ctrl+Alt+E</string>
   </property>
  </action>
  <action name="designActionFlushCaches">
   <property name="text">
    <string>&amp;Flush Caches</string>
   </property>
  </action>
  <action name="helpActionHomepage">
   <property name="text">
    <string>&amp;OpenSCAD Homepage</string>
   </property>
  </action>
  <action name="designActionAutoReload">
   <property name="checkable">
    <bool>true</bool>
   </property>
   <property name="text">
    <string>&amp;Automatic Reload and Preview</string>
   </property>
  </action>
  <action name="fileActionExportImage">
   <property name="icon">
    <iconset theme="chokusen-export-png"/>
   </property>
   <property name="text">
    <string>Export as &amp;Image...</string>
   </property>
  </action>
  <action name="fileActionExportCSG">
   <property name="icon">
    <iconset theme="chokusen-export-csg"/>
   </property>
   <property name="text">
    <string>Export as &amp;CSG...</string>
   </property>
  </action>
  <action name="helpActionLibraryInfo">
   <property name="text">
    <string>&amp;Library info</string>
   </property>
  </action>
  <action name="fileShowLibraryFolder">
   <property name="text">
    <string>Show &amp;Library Folder...</string>
   </property>
  </action>
  <action name="viewActionResetView">
   <property name="icon">
    <iconset theme="chokusen-reset-view"/>
   </property>
   <property name="text">
    <string>Reset View</string>
   </property>
  </action>
  <action name="fileActionExportSVG">
   <property name="icon">
    <iconset theme="chokusen-export-svg"/>
   </property>
   <property name="text">
    <string>Export as S&amp;VG...</string>
   </property>
  </action>
  <action name="fileActionExportAMF">
   <property name="icon">
    <iconset theme="chokusen-export-amf"/>
   </property>
   <property name="text">
    <string>Export as &amp;AMF...</string>
   </property>
  </action>
  <action name="fileActionExport3MF">
   <property name="icon">
    <iconset theme="chokusen-export-3mf"/>
   </property>
   <property name="text">
    <string>Export as &amp;3MF...</string>
   </property>
  </action>
  <action name="viewActionZoomIn">
   <property name="icon">
    <iconset theme="chokusen-zoom-in"/>
   </property>
   <property name="text">
    <string>Zoom In</string>
   </property>
   <property name="shortcut">
    <string>Ctrl+]</string>
   </property>
  </action>
  <action name="viewActionZoomOut">
   <property name="icon">
    <iconset theme="chokusen-zoom-out"/>
   </property>
   <property name="text">
    <string>Zoom Out</string>
   </property>
   <property name="shortcut">
    <string>Ctrl+[</string>
   </property>
  </action>
  <action name="viewActionViewAll">
   <property name="icon">
    <iconset theme="chokusen-zoom-all"/>
   </property>
   <property name="text">
    <string>View All</string>
   </property>
   <property name="shortcut">
    <string>Ctrl+Shift+V</string>
   </property>
  </action>
  <action name="editActionConvertTabsToSpaces">
   <property name="text">
    <string>Conv&amp;ert Tabs to Spaces</string>
   </property>
  </action>
  <action name="editActionToggleBookmark">
   <property name="text">
    <string>Toggle Bookmark</string>
   </property>
   <property name="shortcut">
    <string>Ctrl+F2</string>
   </property>
  </action>
  <action name="editActionNextBookmark">
   <property name="text">
    <string>Jump to next bookmark</string>
   </property>
   <property name="shortcut">
    <string>F2</string>
   </property>
  </action>
  <action name="editActionPrevBookmark">
   <property name="text">
    <string>Jump to previous bookmark</string>
   </property>
   <property name="shortcut">
    <string>Shift+F2</string>
   </property>
  </action>
  <action name="viewActionHideEditorToolBar">
   <property name="checkable">
    <bool>true</bool>
   </property>
   <property name="text">
    <string>Hide Editor toolbar</string>
   </property>
  </action>
  <action name="editActionUnindent">
   <property name="icon">
    <iconset theme="chokusen-unindent"/>
   </property>
   <property name="text">
    <string>U&amp;nindent</string>
   </property>
   <property name="shortcut">
    <string>Ctrl+Shift+I</string>
   </property>
  </action>
  <action name="helpActionCheatSheet">
   <property name="text">
    <string>&amp;Cheat Sheet</string>
   </property>
  </action>
  <action name="fileActionExportPDF">
   <property name="icon">
    <iconset theme="chokusen-export-pdf"/>
   </property>
   <property name="text">
    <string>Export as PDF...</string>
   </property>
  </action>
  <action name="viewActionHide3DViewToolBar">
   <property name="checkable">
    <bool>true</bool>
   </property>
   <property name="text">
    <string>Hide 3D View toolbar</string>
   </property>
  </action>
  <action name="windowActionNextWindow">
   <property name="text">
    <string>&amp;Next Window	Ctrl+K</string>
   </property>
  </action>
  <action name="windowActionPreviousWindow">
   <property name="text">
    <string>&amp;Previous Window	Ctrl+H</string>
   </property>
  </action>
  <action name="editActionInsertTemplate">
   <property name="text">
    <string>Insert Template</string>
   </property>
   <property name="shortcut">
    <string>Alt+Ins</string>
   </property>
  </action>
  <action name="editActionFoldAll">
   <property name="text">
    <string>Fold/Unfoll All</string>
   </property>
  </action>
  <action name="windowActionJumpTo">
   <property name="text">
    <string>Jump To ...</string>
   </property>
   <property name="shortcut">
    <string>Ctrl+J</string>
   </property>
  </action>
  <action name="fileActionPythonCreateVenv">
   <property name="text">
    <string>Create Virtual Environment</string>
   </property>
  </action>
  <action name="fileActionPythonSelectVenv">
   <property name="text">
    <string>Select Virtual Environment</string>
   </property>
  </action>
 </widget>
 <customwidgets>
  <customwidget>
   <class>QGLView</class>
   <extends>QWidget</extends>
   <header>gui/QGLView.h</header>
   <container>1</container>
  </customwidget>
  <customwidget>
   <class>Dock</class>
   <extends>QDockWidget</extends>
   <header>gui/Dock.h</header>
   <container>1</container>
  </customwidget>
  <customwidget>
   <class>QWordSearchField</class>
   <extends>QFrame</extends>
   <header>gui/QWordSearchField.h</header>
   <container>1</container>
  </customwidget>
  <customwidget>
   <class>Console</class>
   <extends>QPlainTextEdit</extends>
   <header>gui/Console.h</header>
  </customwidget>
  <customwidget>
   <class>ErrorLog</class>
   <extends>QWidget</extends>
   <header>gui/ErrorLog.h</header>
   <container>1</container>
  </customwidget>
  <customwidget>
   <class>Animate</class>
   <extends>QWidget</extends>
   <header>gui/Animate.h</header>
   <container>1</container>
  </customwidget>
  <customwidget>
   <class>ViewportControl</class>
   <extends>QWidget</extends>
   <header>gui/ViewportControl.h</header>
   <container>1</container>
  </customwidget>
  <customwidget>
   <class>FontList</class>
   <extends>QWidget</extends>
   <header>gui/FontList.h</header>
   <container>1</container>
  </customwidget>
  <customwidget>
   <class>ColorList</class>
   <extends>QWidget</extends>
   <header>gui/ColorList.h</header>
   <container>1</container>
  </customwidget>
 </customwidgets>
 <resources>
  <include location="../../resources/common.qrc"/>
 </resources>
 <connections/>
</ui>
